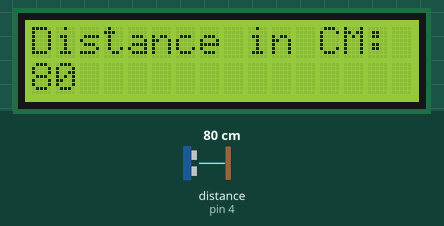
Recording of a sketch running on a simulated Arduino Uno, built with avr-gcc and run on an emulated ATmega328P. On the bench: 16×2 character LCD. Inputs (shaded band) come from the test bench; at power-on: distance to the obstacle (sensor on pin 4) 80 cm. The echo pulse lasts 58.3 µs per cm; what the sketch prints to the serial monitor is not drawn.

Above: at 1.2 s.
1.3 s: distance to the obstacle (sensor on pin 4) set to 2 cm
At 2.4 s:
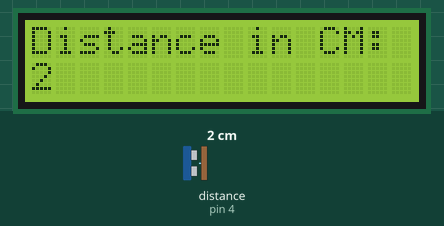
3.1 s: distance to the obstacle (sensor on pin 4) set to 4 cm
At 4.4 s:
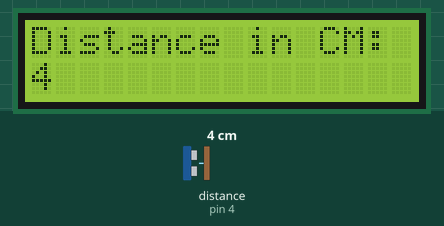
4.7 s: distance to the obstacle (sensor on pin 4) set to 9 cm
At 5.6 s:
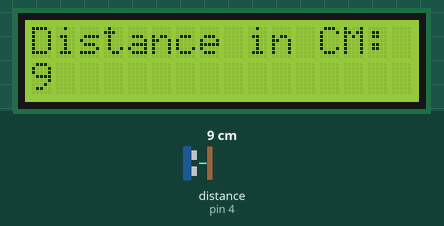
Timing chart, 0 to 7.7 s (numbered marks = the images above; inputs shaded):
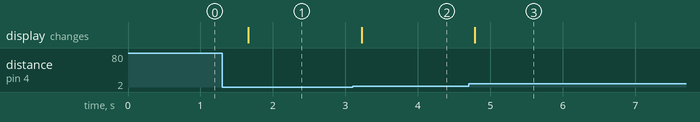

Measured:
- after the input at 1.3 s, the display: changes after 0.36 s (image 1)
- after the input at 3.1 s, the display: changes after 0.12 s (image 2)
- after the input at 4.7 s, the display: changes after 0.09 s (image 3)

The sketch:

Lcd_ultrasonico.ino
```cpp
#include <Wire.h>
#include <LiquidCrystal_I2C.h>
#include <Ultrasonic.h>

LiquidCrystal_I2C lcd(0x27,16,2);  // Endereço I2C e tamanho do LCD
Ultrasonic ultrasonic(3, 4);       // Pinos TRIG e ECHO
int distance;

void setup() {
  Serial.begin(9600);
  lcd.init();                      // Inicializa o LCD uma vez
  lcd.backlight();                 // Liga a luz de fundo
}

void loop() {
  distance = ultrasonic.read();   // Lê a distância

  lcd.clear();                    // Limpa o conteúdo anterior
  lcd.setCursor(0, 0);
  lcd.print("Distance in CM:");
  lcd.setCursor(0, 1);
  lcd.print(distance);

  Serial.print("Distance in CM: ");
  Serial.println(distance);

  delay(500);                     // Pequeno atraso para melhor leitura
}
```
